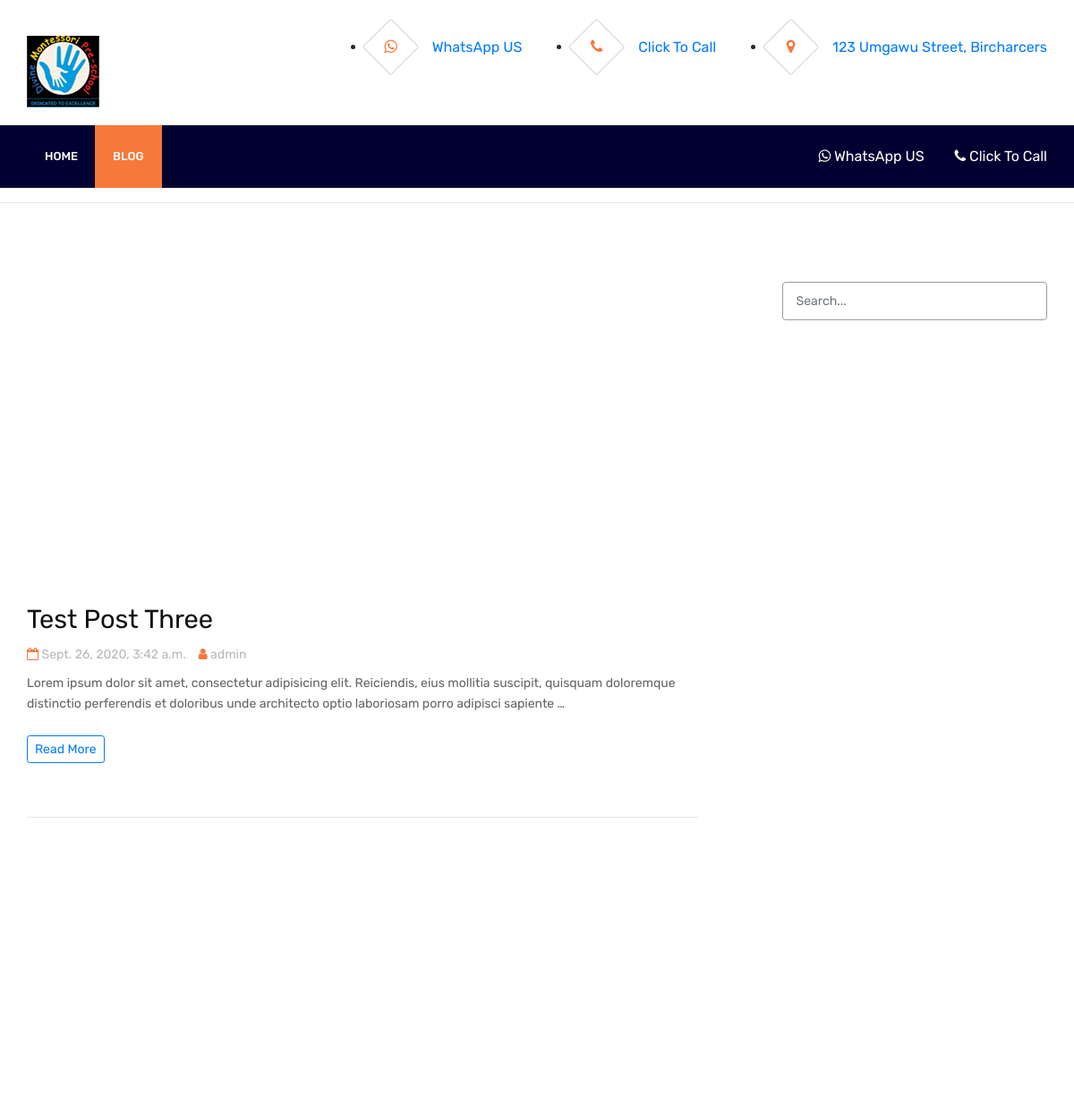
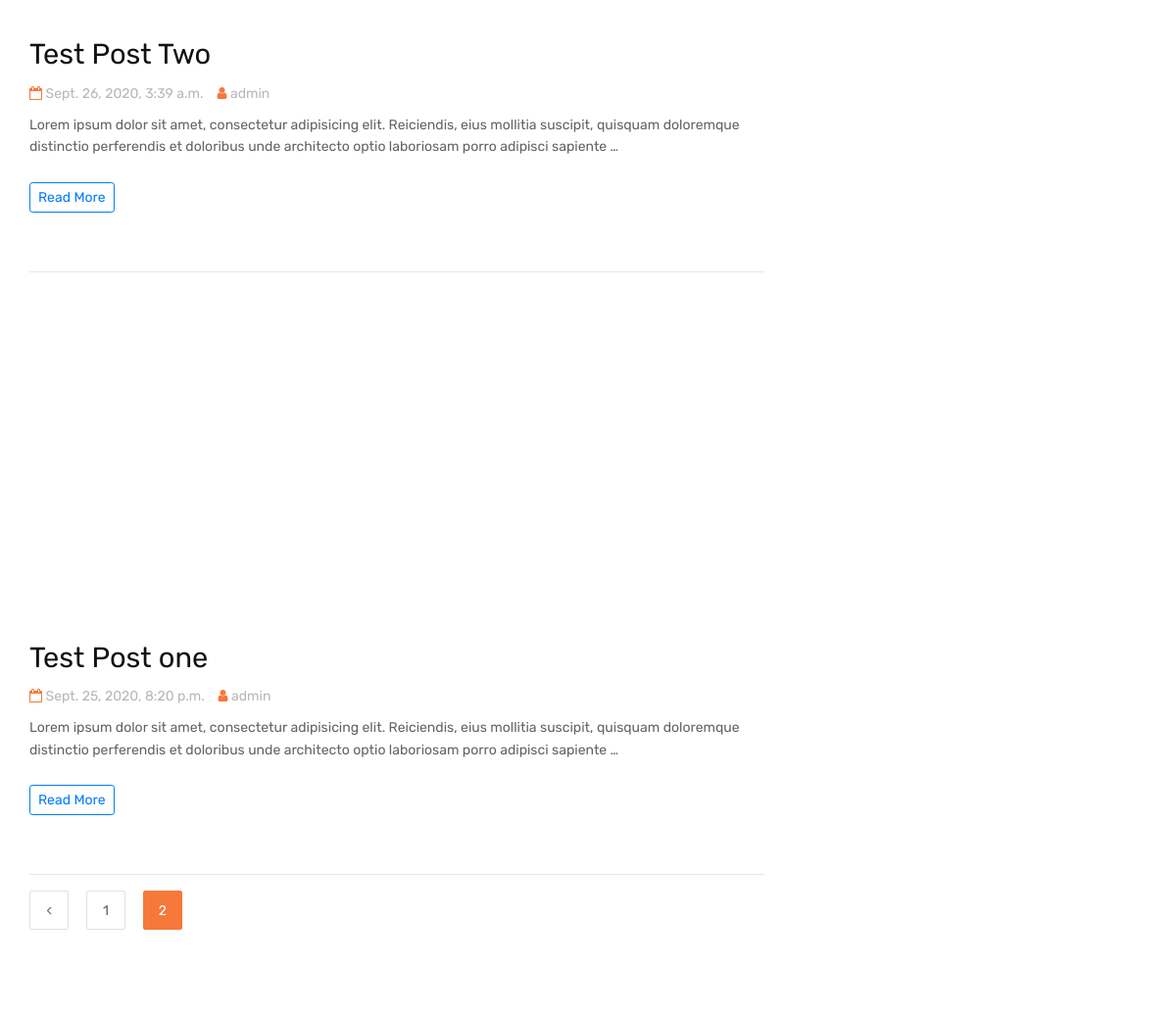
The app's page /blog/?page=2 (upper part), older data (2 pictures, top to bottom).
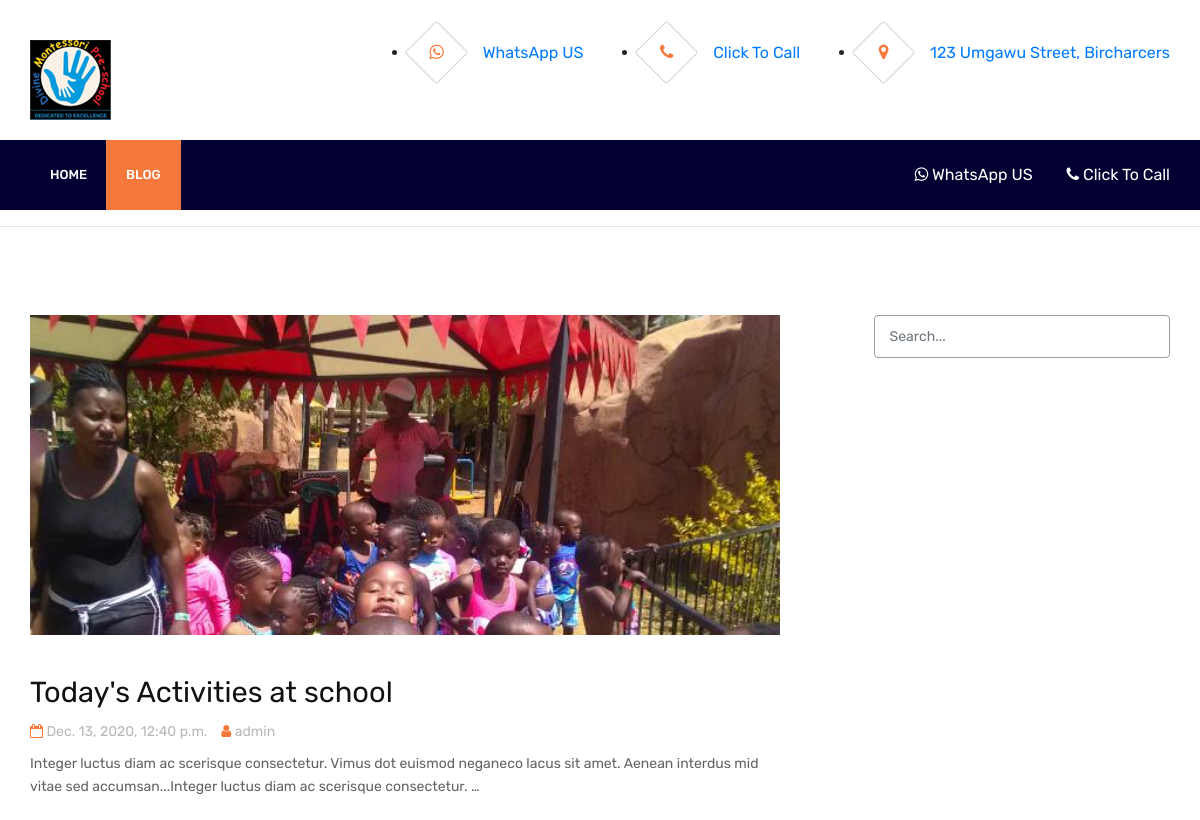
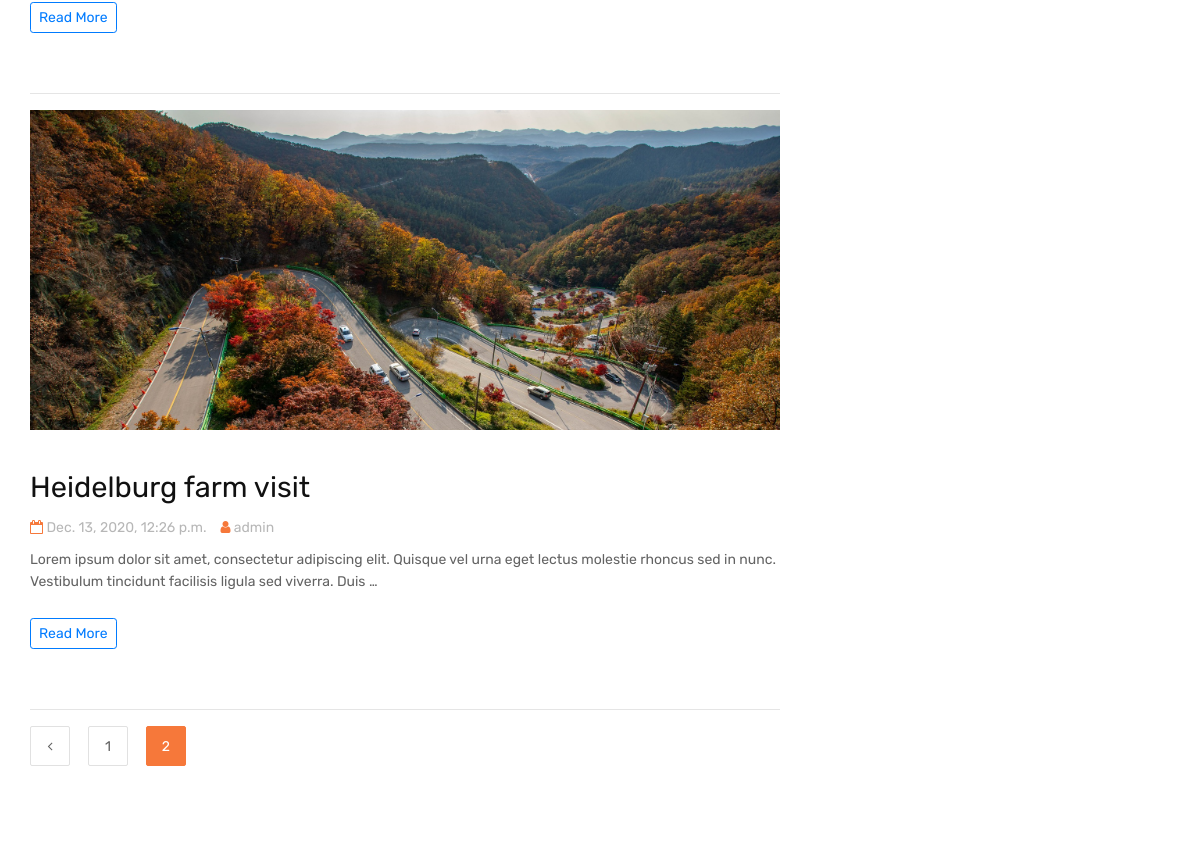
The same page, newer data (2 pictures, top to bottom).
### blog/models.py (models this page shows)
class Post(models.Model):
    title = models.CharField(max_length=50)
    image = models.ImageField(upload_to='blog/' , blank=True, null=True)
    content = models.TextField()
    author = models.ForeignKey(User , on_delete=models.CASCADE)
    category = models.ForeignKey('Category' ,null=True, on_delete=models.SET_NULL)
    created = models.DateTimeField(default=timezone.now)
    tags = TaggableManager(blank=True)
    class Meta:
        verbose_name = 'post'
        verbose_name_plural = 'posts'
    def __str__(self):
        return self.title

### blog/views.py (the view)
# urls.py: path('', views.post_list , name='post_list'),
def post_list(request):
    post_list = Post.objects.all().order_by('-created')
    search_query = request.GET.get('q')
    if search_query :
        post_list = post_list.filter(
            Q(title__icontains = search_query) |
            Q(content__icontains = search_query) |
            Q(tags__name__icontains = search_query)
        ).distinct()
    paginator = Paginator(post_list, 3) #show 3 post per page
    page = request.GET.get('page')
    post_list = paginator.get_page(page)
    context = {
        'post_list' : post_list ,
    }
    return render(request , 'Post/post_list.html' , context)

### blog/templates/Post/post_list.html (shortened to what this page needs)
{% load static %}
<!DOCTYPE html>
<html lang="en">
<head>
	<link rel="stylesheet" href="{% static 'new/css/bootstrap.min.css' %}"/>
	<link rel="stylesheet" href="{% static 'new/css/font-awesome.min.css' %}"/>
	<link rel="stylesheet" href="{% static 'new/css/themify-icons.css' %}"/>
	<link rel="stylesheet" href="{% static 'new/css/owl.carousel.css' %}"/>
	<link rel="stylesheet" href="{% static 'new/css/style.css' %}"/>
</head>
<body>
	<header class="header-section">
		<div class="container">
			<a href="/" class="site-logo"><img src="{% static 'new/img/logo.png' %}" alt=""></a>
			<div class="header-info">
                <div class="hf-item">
                    <li><a href="https://wa.me/?text=I'm%20inquiring%20about%20divine%20montessori%20pre-school%20enrollments/<+27834269671/"><i class="fa fa-whatsapp"></i> WhatsApp US</a></li>
				</div>
				<div class="hf-item">
                    <li><a href="tel:+27834269671"><i class="fa fa-phone"></i> Click To Call</a></li>
				</div>
				<div class="hf-item">
                    <li><a href=""><i class="fa fa-map-marker"></i> 123 Umgawu Street, Bircharcers</a></li>
				</div>
			</div>
		</div>
	</header>
	<nav class="nav-section">
		<div class="container">
			<div class="nav-right">
				<a href="https://wa.me/?text=I'm%20inquiring%20about%20divine%20montessori%20pre-school%20enrollments/<+27834269671/"><i class="fa fa-whatsapp"></i> WhatsApp US</a>
				<a href="tel:+27834269671"><i class="fa fa-phone"></i> Click To Call</a>
			</div>
			<ul class="main-menu">
				<li><a href="/">Home</a></li>
				<li class="active"><a href="{% url 'blog:post_list' %}">blog</a></li>
			</ul>
		</div>
	</nav>
<hr><br><br><br>
	<section class="blog-page-section spad pt-0">
		<div class="container">
			<div class="row">
				<div class="col-lg-8 post-list">
					{% for post in post_list %}
						<div class="post-item">
							<a href="{% url 'blog:post_detail' post.id %}"></a><div class="post-thumb set-bg" data-setbg="{{post.image.url}}"></div></a>
							<div class="post-content">
								<h3><a href="{% url 'blog:post_detail' post.id %}">{{post}}</a></h3>
								<div class="post-meta">
									<span><i class="fa fa-calendar-o"></i> {{post.created}}</span>
									<span><i class="fa fa-user"></i> {{post.author}}</span>
								</div>
								<p>{{post.content|safe|truncatewords:25}}</p>
							</div>
							<br>
							<p><a href="{% url 'blog:post_detail' post.id %}" class="btn btn-primary btn-outline-primary btn-sm">Read
								More</a></p>
						</div>
						<hr>
					{% endfor %}
					<ul class="site-pageination">
						{% if post_list.has_other_pages %}
							{% if post_list.has_previous %}
								<li><a href="?page={{post_list.previous_page_number}}"><i class="fa fa-angle-left"></i></a></li>
							{% else %}
								<li class="disabled"></li>
							  {% endif %}
							{% for pages in post_list.paginator.page_range %}
							  {% if post_list.number == pages %}
								<li><a href="#" class="active">{{pages}}</a></li>
								{% else %}
								<li class="page-item active"><a class="page-linkx" href="?page={{pages}}">{{pages}}</a></li>
							  {% endif %}
							{% endfor %}
						{% endif %}
					</ul>
				</div>
				<div class="col-sm-8 col-md-5 col-lg-4 col-xl-3 offset-xl-1 offset-0 pl-xl-0 sidebar">
					<div class="widget">
						<form action=" {% url 'blog:post_list' %}" method="GET" class="search-widget">
							<input type="text" class="form-control" name='q' value="{{request.GET.q}}" placeholder="Search...">
							<button></button>
						</form>
					</div>
				</div>
			</div>
		</div>
	</section>
</body>
</html>

Row changes from the older to the newer data that the page shows:
no longer on this page (row edited): Post: title "Test Post Three", created "Sept. 26, 2020, 3:42 a.m.", author "admin", content "Lorem ipsum dolor sit amet, consectetur adipisicing elit. Reiciendis, eius mollitia suscipit, quisquam doloremque distinctio perferendis et doloribus unde architecto optio laboriosam porro adipisci sapiente …"
removed Post: title "Test Post Two", created "Sept. 26, 2020, 3:39 a.m.", author "admin", content "Lorem ipsum dolor sit amet, consectetur adipisicing elit. Reiciendis, eius mollitia suscipit, quisquam doloremque distinctio perferendis et doloribus unde architecto optio laboriosam porro adipisci sapiente …"
removed Post: title "Test Post one", created "Sept. 25, 2020, 8:20 p.m.", author "admin", content "Lorem ipsum dolor sit amet, consectetur adipisicing elit. Reiciendis, eius mollitia suscipit, quisquam doloremque distinctio perferendis et doloribus unde architecto optio laboriosam porro adipisci sapiente …"
added Post: shows a picture, title "Today's Activities at school", created "Dec. 13, 2020, 12:40 p.m.", author "admin", content "Integer luctus diam ac scerisque consectetur. Vimus dot euismod neganeco lacus sit amet. Aenean interdus mid vitae sed accumsan...Integer luctus diam ac scerisque consectetur. …"
added Post: shows a picture, title "Heidelburg farm visit", created "Dec. 13, 2020, 12:26 p.m.", author "admin", content "Lorem ipsum dolor sit amet, consectetur adipiscing elit. Quisque vel urna eget lectus molestie rhoncus sed in nunc. Vestibulum tincidunt facilisis ligula sed viverra. Duis …"
